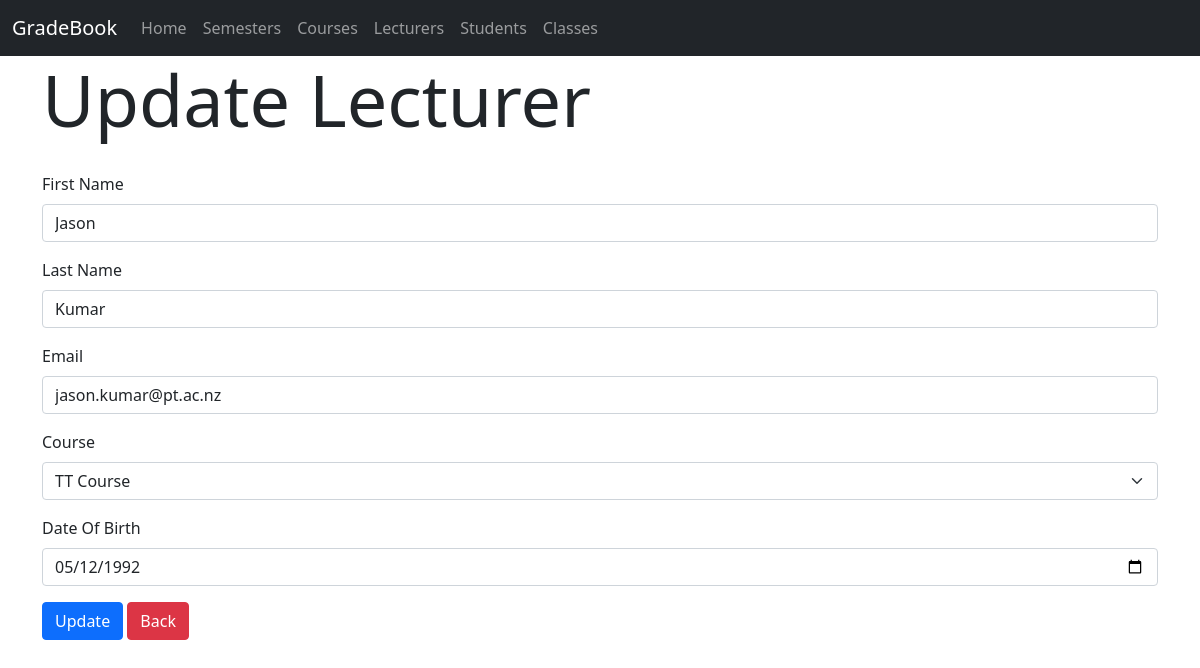
/lecturers/update/2, run on the app's committed database.
### gradebook/models.py (models this page shows, shortened)
class Lecturer(models.Model):
    user = models.OneToOneField(User, null=True, on_delete=models.CASCADE)
    staffID = models.PositiveIntegerField(null=False, blank=False, unique=True)
    firstName = models.CharField(max_length=100, null=False, blank=False)
    lastName = models.CharField(max_length=100, null=False, blank=False)
    email = models.EmailField(max_length=254, null=False, blank=False)
    course = models.ForeignKey(Course, on_delete=models.CASCADE)
    dateOfBirth = models.DateField(null=False, blank=False)

### gradebook/views.py (the view)
# urls.py: path('lecturers/update/<int:pk>', UpdateLecturerView.as_view(), name='update_lecturer'),
class UpdateLecturerView(UpdateView):
    model = Lecturer
    form_class = LecturerForm
    template_name = 'lecturer/update_lecturer.html'

### gradebook/forms.py
class LecturerForm(forms.ModelForm):
    class Meta:
        model = Lecturer
        fields = ('staffID', 'firstName', 'lastName', 'email', 'course', 'dateOfBirth')
        widgets = {
            'staffID': forms.NumberInput(attrs={'class': 'form-control'}),
            'firstName': forms.TextInput(attrs={'class': 'form-control', 'placeholder': 'First Name'}),
            'lastName': forms.TextInput(attrs={'class': 'form-control', 'placeholder': 'Last Name'}),
            'email': forms.EmailInput(attrs={'class': 'form-control', 'placeholder': 'Email'}),
            'course': forms.Select(attrs={'class': 'form-select'}),
            'dateOfBirth': DatePickerInput(attrs={'class': 'form-control'}),
        }

### gradebook/models.py (called while the page is built)
    def __str__(self):
        return self.name

### gradebook/templates/lecturer/update_lecturer.html (shortened to what this page needs)
{% extends "base.html" %}
{% block content %}
    <h1 class="display-2" style="margin-bottom: 30px">Update Lecturer</h1>
    <form method="post">
        <div class="mb-3">
            <label for="firstName" class="form-label">First Name</label>
            {{ form.firstName }}
        </div>
        <div class="mb-3">
            <label for="lastName" class="form-label">Last Name</label>
            {{ form.lastName }}
        </div>
        <div class="mb-3">
            <label for="lastName" class="form-label">Email</label>
            {{ form.email }}
        </div>
        <div class="mb-3">
            <label for="lastName" class="form-label">Course</label>
            {{ form.course }}
        </div>
        <div class="mb-3">
            <label for="lastName" class="form-label">Date Of Birth</label>
            {{ form.dateOfBirth }}
        </div>
        <button class="btn btn-primary" type="submit">Update</button>
        <a class="btn btn-danger" href="{% url 'list_lecturers' %}">Back</a>
    </form>
{% endblock %}

### data on the page
Lecturer: firstName "Jason", lastName "Kumar", email "jason.kumar@pt.ac.nz", course "TT Course", dateOfBirth "05/12/1992"
